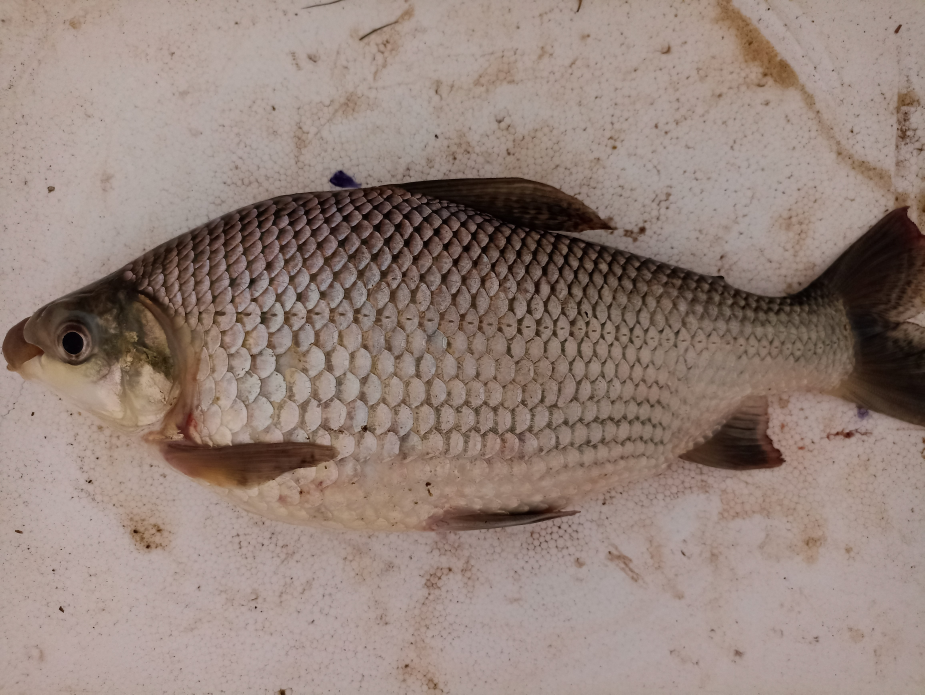
#> input picture data/images/IMG_20220110_152533.jpg, 4624 x 3472 px (shown at 1/5 size); its folder holds only this picture in this run
$ jupyter execute --allow-errors segmentation-unet.ipynb   (shell and % lines are left out)
#> lines starting #> are read from the running program, lines starting #| are printed output that depends on the picture
### commons.py
import numpy as np
from tqdm import tqdm
from matplotlib import pyplot as plt
from mpl_toolkits.axes_grid1 import ImageGrid
from skimage import filters
from skimage.io import imread
from skimage.color import rgb2gray
from skimage.transform import resize
import statistics
from skimage import filters, measure, morphology, exposure, feature
import skimage
import numpy as np

from glob import glob as show_dir_files
from scipy import ndimage as ndi
from matplotlib import pyplot as plt
from mpl_toolkits.axes_grid1 import ImageGrid

from skimage.io import imread
from skimage.color import rgb2gray
from sklearn.utils import shuffle
from sklearn.cluster import KMeans
from skimage.measure import label, regionprops
from sklearn.metrics import pairwise_distances_argmin
from skimage import filters, measure, morphology, exposure, feature
import statistics


# [15 lines left out: function check_colision_border, not called in this run]

def binarize_image(arr):
    return arr > filters.threshold_triangle(arr)

# [13 lines left out: function plot, not called in this run]


def load_images_from_directory_resize(arr_paths, is_gray=False, dim=(256, 256)):

#> called with is_gray = False, dim = (224, 224)
    arr_images = []

    for img_path in tqdm(arr_paths):
        image = imread(img_path)
#> image is the input picture: shape (3472, 4624, 3); mean R, G, B 148.6, 130.2, 121.9
        image = resize(image, dim, anti_aliasing=True)
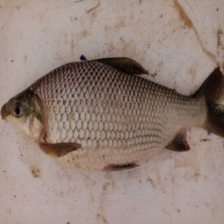
#> image: shape (224, 224, 3) float64; mean R, G, B 0.583, 0.511, 0.478

        if is_gray:
            arr_images.append(rgb2gray(image))
        else:
            arr_images.append(image)

    return np.asarray(arr_images)


# [60 lines left out: functions load_images_from_directory, auto_invert_image_mask, find_bighest_cluster_area, find_bighest_cluster, find_roi, not called in this run]


def smoothing_mask_edges(mask):
  return binarize_image(filters.gaussian(mask, sigma=0.5))

### segmentation-unet.ipynb
[cell 1]
# !pip install -q git+https://github.com/tensorflow/examples.git
#https://github.com/christianversloot/machine-learning-articles/blob/main/how-to-build-a-u-net-for-image-segmentation-with-tensorflow-and-keras.md

[cell 2]
import tensorflow as tf
import numpy as np
from glob import glob
from commons import load_images_from_directory_resize
from sklearn.model_selection import train_test_split
from tqdm import tqdm
from skimage.io import imread
from skimage.transform import resize

[cell 3]
from __future__ import absolute_import, division, print_function, unicode_literals
from tensorflow_examples.models.pix2pix import pix2pix
import tensorflow_datasets as tfds
tfds.disable_progress_bar()
from IPython.display import clear_output
import matplotlib.pyplot as plt
from commons import plot, find_bighest_cluster
from keras import backend as K
from commons import binarize_image
from skimage import filters, morphology
from scipy import ndimage as ndi
from skimage.color.adapt_rgb import adapt_rgb, each_channel

[cell 4]
@adapt_rgb(each_channel)
def merge_image_mask(image, mask):
    return image * mask

def create_mask(pred_mask):

    pred_mask = tf.argmax(pred_mask, axis=-1)
    pred_mask = pred_mask[..., tf.newaxis]

    return np.asarray(pred_mask).reshape(DIM, DIM)

def smoothing_mask(mask):
    # mask = find_bighest_cluster(mask)

    mask = morphology.closing(mask, morphology.disk(9))

    mask = ndi.binary_fill_holes(mask)

    mask = filters.gaussian(mask, sigma=0.5)

    return binarize_image(mask)

[cell 5]
OUTPUT_CHANNELS = 3
DIM = 224

[cell 6]
def unet_model(output_channels):

    base_model = tf.keras.applications.MobileNetV2(input_shape=[DIM, DIM, 3], include_top=False)

    # Use as ativações dessas camadas
    layer_names = [
        'block_1_expand_relu',   # 64x64
        'block_3_expand_relu',   # 32x32
        'block_6_expand_relu',   # 16x16
        'block_13_expand_relu',  # 8x8
        'block_16_project',      # 4x4
    ]

    layers = [base_model.get_layer(name).output for name in layer_names]

    # Crie o modelo de extração de características
    down_stack = tf.keras.Model(inputs=base_model.input, outputs=layers)

    down_stack.trainable = False

    up_stack = [
        pix2pix.upsample(512, 3),  # 4x4 -> 8x8
        pix2pix.upsample(256, 3),  # 8x8 -> 16x16
        pix2pix.upsample(128, 3),  # 16x16 -> 32x32
        pix2pix.upsample(64, 3),   # 32x32 -> 64x64
    ]

    inputs = tf.keras.layers.Input(shape=[DIM, DIM, 3])
    x = inputs

    # Downsampling através do modelo
    skips = down_stack(x)
    x = skips[-1]
    skips = reversed(skips[:-1])

    # Upsampling e estabelecimento das conexões de salto
    for up, skip in zip(up_stack, skips):
        x = up(x)
        concat = tf.keras.layers.Concatenate()
        x = concat([x, skip])


    # Esta é a última camada do modelo
    last = tf.keras.layers.Conv2DTranspose(output_channels,
                                           3,
                                           strides=2,
                                           padding='same',
                                           activation='softmax')(x)

    return tf.keras.Model(inputs=inputs, outputs=last)
